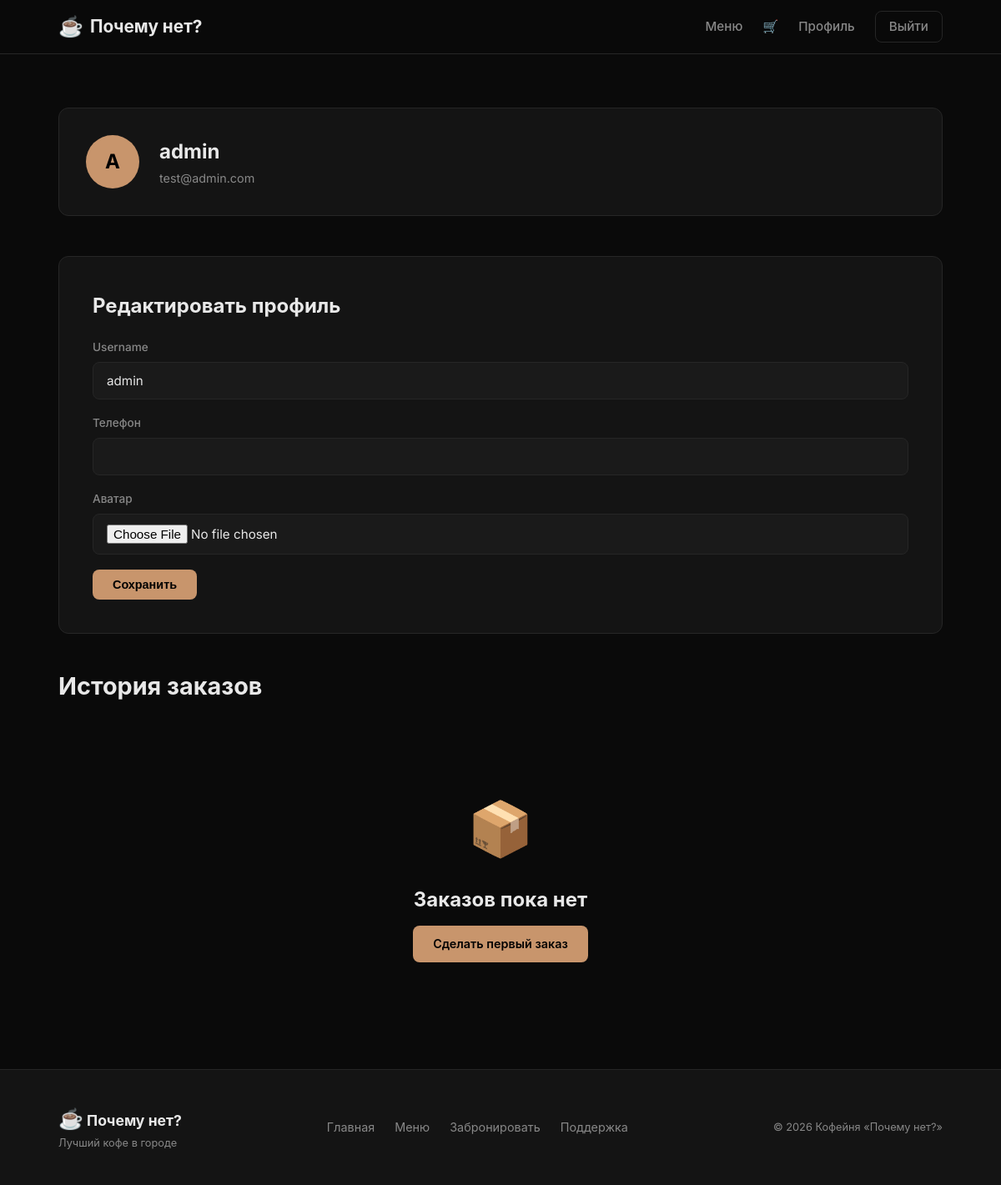
The page /profile/ (signed in) on the database its author committed.
### users/models.py (models this page shows, shortened)
class User(AbstractUser):
    email = models.EmailField('Email', unique=True, db_index=True)
    phone = models.CharField('Телефон', max_length=20, blank=True, default='')
    avatar = models.ImageField('Аватар', upload_to='avatars/', blank=True, null=True)
    USERNAME_FIELD = 'email'
    REQUIRED_FIELDS = ['username']
    class Meta:
        verbose_name = 'Пользователь'
        verbose_name_plural = 'Пользователи'

### users/views.py (the view)
# urls.py: path('profile/', views.profile_view, name='profile'),
@login_required
def profile_view(request):
    if request.method == 'POST':
        form = ProfileUpdateForm(request.POST, request.FILES, instance=request.user)
        if form.is_valid():
            form.save()
            messages.success(request, 'Профиль успешно обновлен!')
            return redirect('profile')
    else:
        form = ProfileUpdateForm(instance=request.user)
    orders = request.user.orders.all().order_by('-created_at')[:10]
    return render(request, 'users/profile.html', {'orders': orders, 'form': form})

### users/forms.py (shortened to what this page needs)
class ProfileUpdateForm(forms.ModelForm):
    class Meta:
        model = User
        fields = ['username', 'phone', 'avatar']
        widgets = {
            'username': forms.TextInput(attrs={'class': 'form-input'}),
            'phone': forms.TextInput(attrs={'class': 'form-input'}),
            'avatar': forms.FileInput(attrs={'class': 'form-input'}),
        }

### orders/context_processors.py (called while the page is built)
def cart_count(request):
    cart = request.session.get('cart', {})
    count = sum(item['qty'] for item in cart.values())
    return {'cart_count': count}

### templates/users/profile.html (shortened to what this page needs)
{% extends 'base.html' %}
{% block content %}
<section class="section">
    <div class="container">
        <div class="profile-header">
            {% if user.avatar %}
                <img src="{{ user.avatar.url }}" alt="Avatar" class="profile-avatar" style="object-fit: cover;">
            {% else %}
                <div class="profile-avatar">{{ user.username|first|upper }}</div>
            {% endif %}
            <div>
                <h1>{{ user.username }}</h1>
                <p class="text-muted">{{ user.email }}</p>
            </div>
        </div>
        <div class="auth-card" style="margin: 0 0 40px 0; max-width: 100%;">
            <h2>Редактировать профиль</h2>
            <form method="post" enctype="multipart/form-data" style="margin-top: 20px;">
                {% for field in form %}
                <div class="form-group">
                    <label for="{{ field.id_for_label }}">{{ field.label }}</label>
                    {{ field }}
                </div>
                {% endfor %}
                <button type="submit" class="btn btn-primary">Сохранить</button>
            </form>
        </div>
        <h2 class="section-title">История заказов</h2>
        {% if orders %}
        <div class="orders-list">
            {% for order in orders %}
            <div class="order-card">
                <div class="order-head">
                    <span class="order-id">Заказ #{{ order.pk }}</span>
                    <span class="order-status status-{{ order.status }}">{{ order.get_status_display }}</span>
                </div>
                <div class="order-body">
                    <span>{{ order.created_at|date:"d.m.Y H:i" }}</span>
                    <span class="accent">{{ order.total_price }} ₽</span>
                </div>
            </div>
            {% endfor %}
        </div>
        {% else %}
        <div class="empty-state">
            <div class="empty-icon">📦</div>
            <h2>Заказов пока нет</h2>
            <a href="{% url 'menu' %}" class="btn btn-primary">Сделать первый заказ</a>
        </div>
        {% endif %}
    </div>
</section>
{% endblock %}

### static/css/style.css (style rules this page uses)
*, *::before, *::after { margin: 0; padding: 0; box-sizing: border-box; }
:root { --bg: #0a0a0a; --bg-card: #141414; --bg-card-hover: #1c1c1c; --bg-input: #1a1a1a; --text: #e8e8e8; --text-muted: #888; --accent: #c8956c; --accent-hover: #d4a57c; --border: #262626; --success: #4ade80; --error: #f87171; --radius: 12px; --radius-sm: 8px; --shadow: 0 4px 24px rgba(0,0,0,.4); --transition: .25s ease; }
html { scroll-behavior: smooth; }
body { font-family: 'Inter', -apple-system, sans-serif; background: var(--bg); color: var(--text); line-height: 1.6; min-height: 100vh; display: flex; flex-direction: column; }
a { color: var(--accent); text-decoration: none; transition: color var(--transition); }
.container { max-width: 1100px; margin: 0 auto; padding: 0 20px; }
.btn { display: inline-flex; align-items: center; justify-content: center; padding: 10px 24px; border-radius: var(--radius-sm); font-weight: 600; font-size: .9rem; border: none; cursor: pointer; transition: all var(--transition); text-decoration: none; }
.btn-primary { background: var(--accent); color: #000; }
.section { padding: 64px 0; }
.section-title { font-size: 1.8rem; font-weight: 700; margin-bottom: 32px; }
.auth-card { max-width: 420px; margin: 40px auto; background: var(--bg-card); border: 1px solid var(--border); border-radius: var(--radius); padding: 40px; }
.form-group { margin-bottom: 18px; }
.form-group label { display: block; font-size: .85rem; font-weight: 500; color: var(--text-muted); margin-bottom: 6px; }
.form-input { width: 100%; padding: 12px 16px; background: var(--bg-input); border: 1px solid var(--border); border-radius: var(--radius-sm); color: var(--text); font-family: inherit; font-size: .95rem; transition: border-color var(--transition); }
.empty-state, .success-state { text-align: center; padding: 64px 20px; }
.empty-icon, .success-icon { font-size: 4rem; margin-bottom: 16px; }
.empty-state h2, .success-state h1 { margin-bottom: 12px; }
.profile-header { display: flex; align-items: center; gap: 24px; margin-bottom: 48px; padding: 32px; background: var(--bg-card); border: 1px solid var(--border); border-radius: var(--radius); }
.profile-avatar { width: 64px; height: 64px; border-radius: 50%; background: var(--accent); color: #000; display: flex; align-items: center; justify-content: center; font-size: 1.5rem; font-weight: 700; flex-shrink: 0; }
.text-muted { color: var(--text-muted); font-size: .9rem; }

### rows shown on the page
User: username|first "A", username "admin", email "test@admin.com", form "admin"

### other values the page prints
{{ field.label }} "Username" "Телефон" "Аватар"
